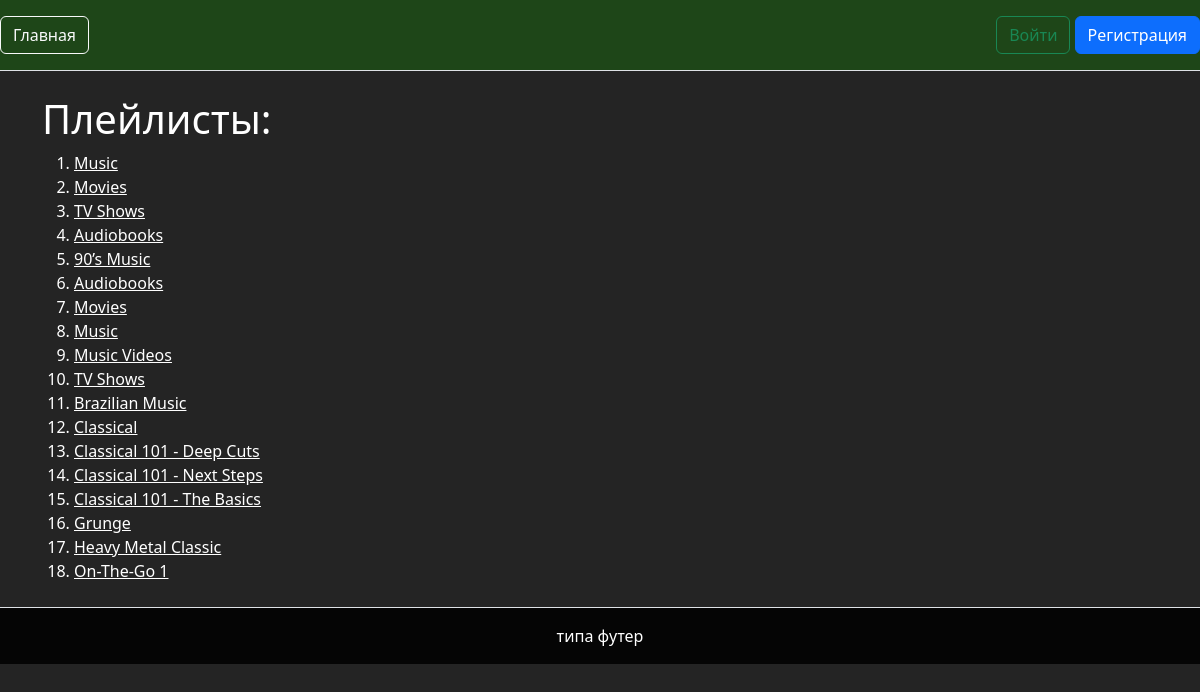
Page /playlist/ on the earlier database version.
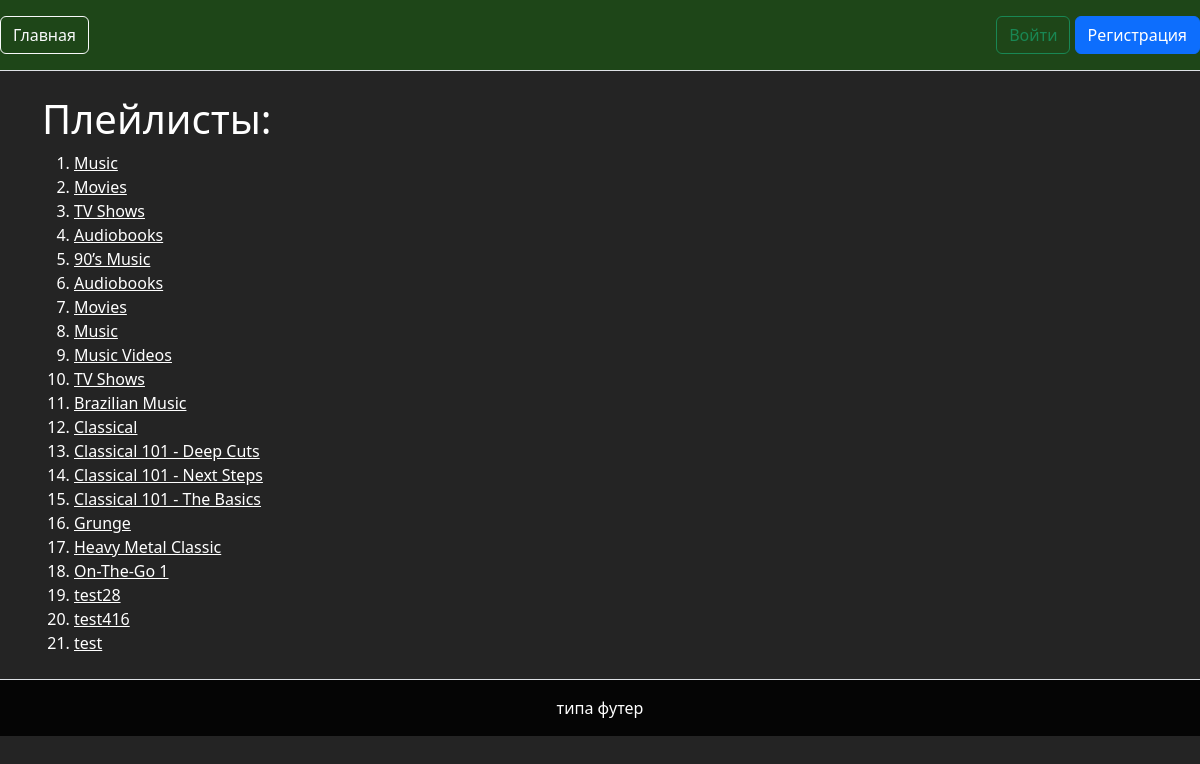
Same page on the later database version.
### kAboom/models.py (models this page shows)
class Playlist(models.Model):
    track = models.ManyToManyField(Track)
    name = models.CharField(max_length=120)
    favorite = models.ManyToManyField(UserProfile)
    maker = models.ForeignKey(UserProfile, on_delete=models.CASCADE, related_name='favorite', null=True)

### kAboom/views.py (the view)
# urls.py: path('playlist/', views.playlist_index, name='playlist_index'),
def playlist_index(request):
    playlist_list = Playlist.objects.all()
    paginator = Paginator(playlist_list, 25)
    page_number = request.GET.get('page')
    page_obj = paginator.get_page(page_number)
    context = {
        'page_obj': page_obj,
        'playlist_list': playlist_list,
    }
    if request.user.is_authenticated:
        user_info = UserProfile.objects.get(user_id=request.user.id)
        favorite_playlists = user_info.playlist_set.all()
        owners = Playlist.objects.filter(maker_id=request.user.id).all()
        context['owners'] = owners
        context['favorite_playlists'] = favorite_playlists
    return render(request, 'kAboom/playlist_index.html', context=context)

### kAboom/templates/kAboom/playlist_index.html (shortened to what this page needs)
{% extends 'kAboom/base.html' %}
{% load static %}
{% block content %}
        {% if page_obj %}
        <h1>Плейлисты:</h1>
        <ol>
        {% for playlist in page_obj %}
            <li>
                {% if user.is_authenticated %}
                        <form action="{% url 'kAboom:favorite_playlist' %}" method="post">
                        {% csrf_token %}
                        <input name="playlist_id" value="{{ playlist.id }}" hidden>
                        {% if playlist in owners %}
                            <a href="{% url 'kAboom:playlist_detail' playlist.id %}">{{ playlist.name }}</a>
                        {% else %}
                            {% if playlist in favorite_playlists %}
                                <a href="{% url 'kAboom:playlist_detail' playlist.id %}">{{ playlist.name }}</a> <button type="submit" value="rem" name="fav" class="btn btn-outline-light">Удалить из избранного</button>
                            {% else %}
                                <a href="{% url 'kAboom:playlist_detail' playlist.id %}">{{ playlist.name }}</a> <button type="submit" value="add" name="fav" class="btn btn-outline-light">Добавить в избранное</button>
                            {% endif %}
                        {% endif %}
                        </form>
                {% else %}
                    <a href="{% url 'kAboom:playlist_detail' playlist.id %}">{{ playlist.name }}</a>
                {% endif %}
            </li>
        {% endfor %}
        </ol>
    {% else %}
        <p>Альбомов нет</p>
    {% endif %}
{% endblock %}

### kAboom/templates/kAboom/base.html (shortened to what this page needs)
{% load static %}
<!DOCTYPE html>
<html lang="en">
<head>
    <link rel="stylesheet" type="text/css" href="{% static 'kAboom/css/bootstrap.min.css' %}">
    <link rel="stylesheet" type="text/css" href="{% static 'kAboom/css/dark_theme.css' %}">
</head>
<body>
<header class="d-flex flex-wrap align-items-center justify-content-center justify-content-md-between py-3 mb-4 border-bottom">
    <ul class="nav col-12 col-md-auto mb-2 justify-content-center mb-md-0">
        <a href="/" class="navbar-brand"><button type="button" class="btn btn-outline-light">Главная</button></a>
        {% if user.is_authenticated %}
            <li><a href="{% url 'kAboom:favorites' user.id %}"><button type="button" class="btn btn-outline-light">Избранное</button></a></li>
            <li><a href="{% url 'kAboom:my_playlists' %}"><button type="button" class="btn btn-outline-light">Мои Плейлисты</button></a></li>
            </ul>
            <div class="col-md-3 text-end">
            <strong>{{ user.username }}</strong>
            <a href="{% url 'kAboom:logout' %}"><button type="button" class="btn btn-danger">Выйти</button></a>
            </div>
        {% else %}
            </ul>
            <div class="col-md-3 text-end">
            <a href="{% url 'kAboom:login' %}"><button type="button" class="btn btn-outline-success">Войти</button></a>
            <a href="{% url 'kAboom:registration' %}"><button type="button" class="btn btn-primary">Регистрация</button></a>
            </div>
        {% endif %}
</header>
    <div class="container">
        {% block content%}
        {% endblock %}
    </div>
    <footer class="d-flex flex-wrap justify-content-between align-items-center py-3 my-4 border-top">
        <div class="col text-center">типа футер</div>
    </footer>
</body>
</html>

### kAboom/static/kAboom/css/dark_theme.css (style rules this page uses)
body { color: white; background-color: rgba(0,0,0,0.86); }
a { color: white; text-decoration: underline; }
header { background-color: rgba(30,76,23,0.86); }
footer { color: white; background-color: rgba(0,0,0,0.86); }

Differences in the rows shown:
added Playlist: name "test28"
added Playlist: name "test416"
added Playlist: name "test"
